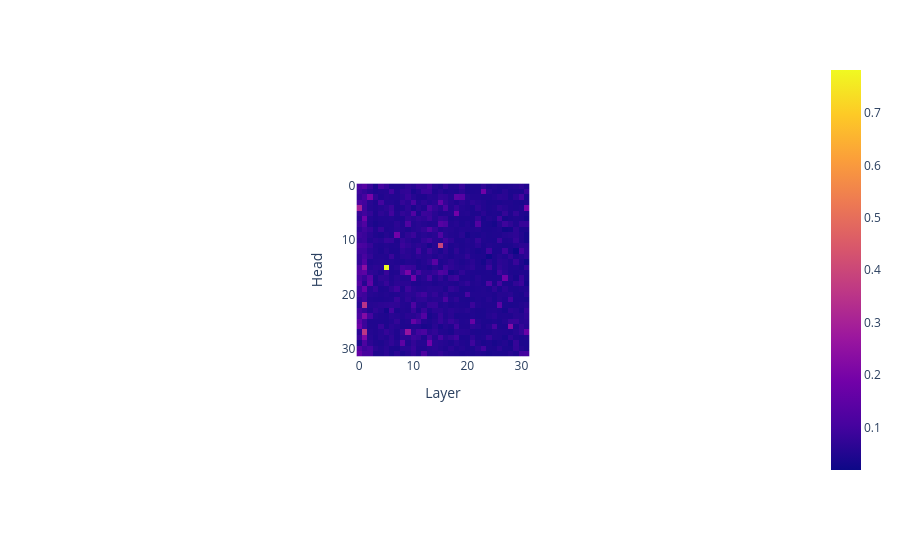

This figure's notebook cell:
### Markdown cell above
### general head pattern

### Code cell
# find heads in all layers all head according to a given pattern
from transformer_lens.head_detector import detect_head
print("str_tokens:", str_tokens)

# previous_token_head, duplicate_token_head, induction_head, care_nothing_head, focus_myself_head, specific_token_head
head_type = "previous_token_head"
token_index = ([12,13,19,26,27,37,44,45,49]) # index of \n
token_index = ([1,6,14,20,28,38,46,50], [1,6,14,20,28,38,46,50])  # index of QA
token_index = [(20, 14), (38, 28)]
token_index = ([-1], [-2])
token_index = -4

if head_type == "specific_token_head":
    orig_attention_score = detect_head(hook_model, tokens, head_type, cache=cache, token_index=token_index)
else:
    orig_attention_score = detect_head(hook_model, tokens, head_type, cache=cache)

px.imshow(
    orig_attention_score.T.float(),
    labels=dict(x="Layer", y="Head"),
)

### Figure 1 — Plotly figure (JSON) as saved in the notebook; plotly's stock layout.template omitted (floating-point values rounded to 4 significant figures; data arrays with more than 128 entries replaced by an {"elided": "..."} marker saying what was removed)
{"data": [{"coloraxis": "coloraxis", "hovertemplate": "Layer: %{x}<br>Head: %{y}<br>color: %{z}<extra></extra>", "name": "0", "type": "heatmap", "xaxis": "x", "yaxis": "y", "z": {"elided": "32x32 float values"}}], "layout": {"autosize": true, "coloraxis": {"colorscale": [[0, "#0d0887"], [0.1111, "#46039f"], [0.2222, "#7201a8"], [0.3333, "#9c179e"], [0.4444, "#bd3786"], [0.5556, "#d8576b"], [0.6667, "#ed7953"], [0.7778, "#fb9f3a"], [0.8889, "#fdca26"], [1, "#f0f921"]]}, "margin": {"t": 60}, "xaxis": {"anchor": "y", "autorange": true, "constrain": "domain", "domain": [0.3808, 0.6192], "range": [-0.5, 31.5], "scaleanchor": "y", "title": {"text": "Layer"}}, "yaxis": {"anchor": "x", "autorange": true, "constrain": "domain", "domain": [0, 1], "range": [31.5, -0.5], "title": {"text": "Head"}}}}
